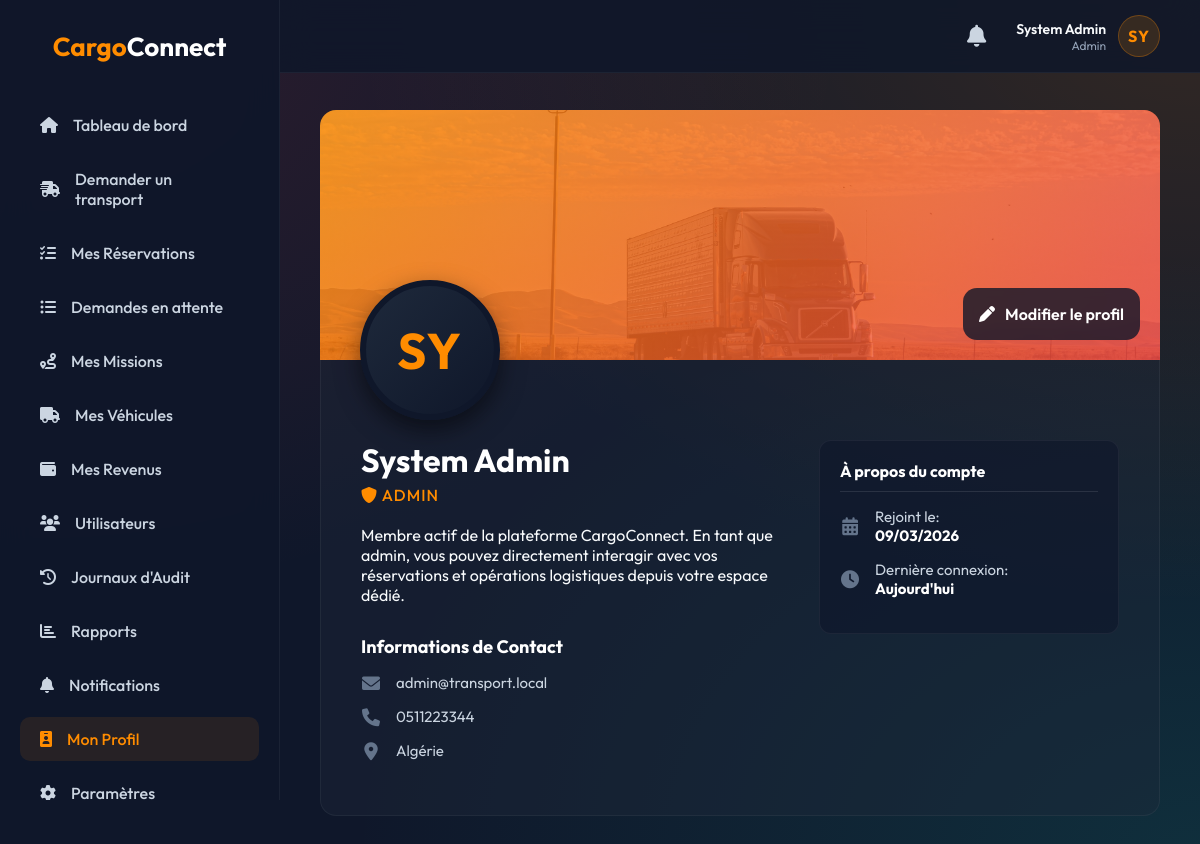
/account/profile.php (signed in), run on the app's committed database.
### tables this page shows
CREATE TABLE IF NOT EXISTS users (
    id INT UNSIGNED AUTO_INCREMENT PRIMARY KEY,
    name VARCHAR(100) NOT NULL,
    email VARCHAR(150) NOT NULL UNIQUE,
    password_hash VARCHAR(255) NOT NULL,
    phone VARCHAR(20) UNIQUE,
    role ENUM('client', 'transporter', 'admin') NOT NULL DEFAULT 'client',
    status ENUM('active', 'suspended', 'pending') NOT NULL DEFAULT 'active',
    created_at TIMESTAMP DEFAULT CURRENT_TIMESTAMP,
    updated_at TIMESTAMP DEFAULT CURRENT_TIMESTAMP ON UPDATE CURRENT_TIMESTAMP,
    last_login DATETIME NULL,
    remember_token VARCHAR(255) NULL,
    INDEX idx_user_email (email),
    INDEX idx_user_role (role)
);

### account/profile.php (the view, shortened to what this page needs)
<?php
$database = new Database();
$pdo = $database->getConnection();
$user_id = $_SESSION['user_id'];
$stmt = $pdo->prepare("SELECT * FROM users WHERE id = ?");
$stmt->execute([$user_id]);
$user = $stmt->fetch(PDO::FETCH_ASSOC);
?>
<!DOCTYPE html>
<html lang="fr">
<head>
    <link href="https://cdnjs.cloudflare.com/ajax/libs/font-awesome/6.0.0/css/all.min.css" rel="stylesheet">
    <link rel="stylesheet" href="<?php echo CSS_URL; ?>style.css">
    <link rel="stylesheet" href="<?php echo CSS_URL; ?>dashboard.css">
</head>
<body>
<div class="dashboard-layout">
    <?php include INC_PATH . 'sidebar.php'; ?>
<main class="main-content">
        <?php include INC_PATH . 'topbar.php'; ?>
        <div style="max-width: 1200px; margin: 0 auto;">
            <div class="profile-banner">
                <div class="profile-picture-wrapper">
                    <span><?php echo $userInitials; ?></span>
                </div>
                <div class="profile-actions">
                    <a href="settings.php" class="btn-primary" style="background: rgba(15,23,42,0.8); backdrop-filter: blur(5px); border-color: rgba(255,255,255,0.1);"><i class="fas fa-pen"></i> Modifier le profil</a>
                </div>
            </div>
            <div class="profile-body">
                <div>
                    <h1 class="profile-name"><?php echo htmlspecialchars($user['name']); ?></h1>
                    <div class="profile-role"><i class="fas fa-shield-alt"></i> <?php echo htmlspecialchars($role); ?></div>
                    <p class="profile-bio">
                        Membre actif de la plateforme CargoConnect. En tant que <?php echo htmlspecialchars($role); ?>, vous pouvez directement interagir avec vos réservations et opérations logistiques depuis votre espace dédié.
                    </p>
                    <h3 style="margin: 30px 0 15px 0; color: white; font-size: 18px;">Informations de Contact</h3>
                    <ul class="info-list">
                        <li><i class="fas fa-envelope"></i> <?php echo htmlspecialchars($user['email']); ?></li>
                        <li><i class="fas fa-phone"></i> <?php echo htmlspecialchars($user['phone'] ?? 'Non renseigné'); ?></li>
                        <li><i class="fas fa-map-marker-alt"></i> Algérie</li>
                    </ul>
                </div>
                <div>
                    <div class="timeline-box">
                        <h3>À propos du compte</h3>
                        <ul class="info-list" style="margin-top: 15px;">
                            <li><i class="fas fa-calendar-alt"></i> <span>Rejoint le:<br><strong style="color:white;"><?php echo date('d/m/Y', strtotime($user['created_at'])); ?></strong></span></li>
                            <li><i class="fas fa-clock"></i> <span>Dernière connexion:<br><strong style="color:white;"><?php echo $user['last_login'] ? date('d M Y, H:i', strtotime($user['last_login'])) : 'Aujourd\'hui'; ?></strong></span></li>
                        </ul>
                    </div>
                </div>
            </div>
        </div>
    </main>
</div>
</body>
</html>

### public/css/style.css (style rules this page uses)
:root { --primary: #ff8c00; --primary-hover: #ff6b00; --bg-dark: #0f172a; --text-main: #f8fafc; --text-muted: #94a3b8; --glass-bg: rgba(15, 23, 42, 0.4); --glass-border: rgba(255, 255, 255, 0.08); --glass-shadow: 0 25px 50px -12px rgba(0, 0, 0, 0.5); }
* { margin: 0; padding: 0; box-sizing: border-box; font-family: 'Outfit', sans-serif; }
body { min-height: 100vh; background: var(--bg-dark); display: flex; flex-direction: column; color: var(--text-main); position: relative; overflow-x: hidden; }
.btn-primary, .btn-secondary, .btn-outline,.btn-primary a, .btn-secondary a, .btn-outline a { width: 100%; padding: 16px; border-radius: 14px; font-size: 16px; font-weight: 600; cursor: pointer; transition: all 0.3s cubic-bezier(0.4, 0, 0.2, 1); display: flex; justify-content: center; align-items: center; gap: 10px; margin-top: 10px; text-decoration: none !important; }
.btn-primary { background: var(--primary); color: white; border: none; }

### public/css/dashboard.css (style rules this page uses)
body { background: #0f172a; background-image: radial-gradient(at 0% 0%, rgba(239, 68, 68, 0.15) 0px, transparent 50%), radial-gradient(at 100% 0%, rgba(255, 140, 0, 0.15) 0px, transparent 50%), radial-gradient(at 100% 100%, rgba(20, 184, 166, 0.15) 0px, transparent 50%); background-attachment: fixed; min-height: 100vh; color: #f8fafc; font-family: 'Inter', 'Outfit', sans-serif; }
.dashboard-layout { display: flex; min-height: 100vh; }
.main-content { flex: 1; padding: 110px 40px 40px 40px; margin-left: 280px; width: calc(100% - 280px); overflow-y: auto; position: relative; z-index: 10; }
h1, h2, h3, h4, .stat-details .num { color: #f8fafc; }

### account/profile.php (style rules this page uses)
.profile-banner { height: 250px; background: linear-gradient(135deg, rgba(255,140,0,0.8), rgba(239,68,68,0.8)), url('../assets/bg.jpg') center/cover; border-radius: 16px 16px 0 0; position: relative; }
.profile-picture-wrapper { position: absolute; bottom: -60px; left: 40px; width: 140px; height: 140px; border-radius: 50%; border: 6px solid #0f172a; background: linear-gradient(135deg, #1e293b, #0f172a); display: flex; align-items: center; justify-content: center; box-shadow: 0 10px 25px rgba(0,0,0,0.5); }
.profile-picture-wrapper span { font-size: 50px; font-weight: 700; color: #ff8c00; letter-spacing: 2px; }
.profile-actions { position: absolute; bottom: 20px; right: 20px; display: flex; gap: 10px; }
.profile-body { padding: 80px 40px 40px 40px; background: rgba(30, 41, 59, 0.4); border-radius: 0 0 16px 16px; border: 1px solid rgba(255,255,255,0.05); border-top: none; display: grid; grid-template-columns: 1fr 300px; gap: 40px; }
.profile-name { font-size: 32px; font-weight: 700; color: white; margin-bottom: 5px; }
.profile-role { font-size: 16px; color: #ff8c00; font-weight: 500; text-transform: uppercase; letter-spacing: 1px; margin-bottom: 20px; }
.info-list { list-style: none; padding: 0; margin: 0; }
.info-list li { display: flex; align-items: center; gap: 15px; margin-bottom: 15px; color: #cbd5e1; font-size: 15px; }
.info-list i { color: #64748b; font-size: 18px; width: 20px; text-align: center; }
.timeline-box { background: rgba(15, 23, 42, 0.6); border-radius: 12px; padding: 20px; border: 1px solid rgba(255,255,255,0.05); }
.timeline-box h3 { font-size: 16px; color: white; margin-bottom: 15px; border-bottom: 1px solid rgba(255,255,255,0.1); padding-bottom: 10px; }

### data on the page
users: name "System Admin", email "admin@transport.local", phone "0511223344", created_at "09/03/2026"

### other printed values
$userName "System Admin"
$userRole "Admin"
$userInitials "SY"
$role "ADMIN"
$role "admin"
